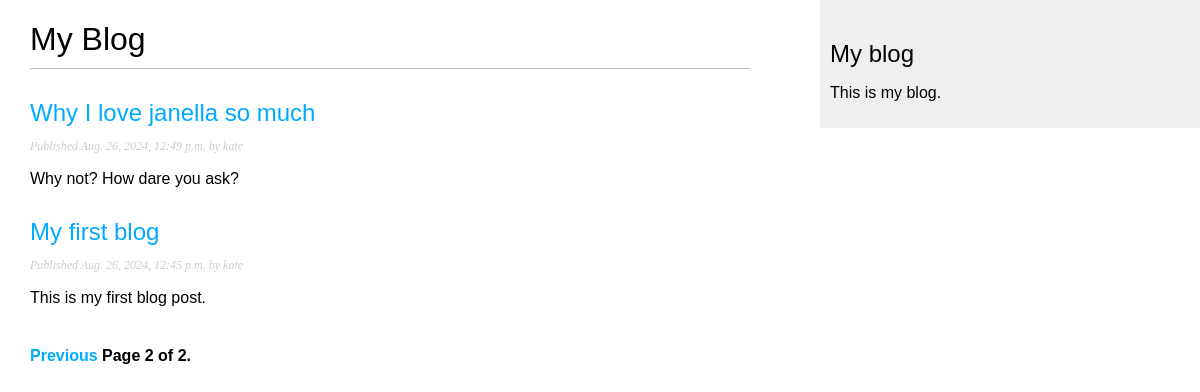
Screenshot of /blog/?page=2 with the database file from the repository.
### blog/models.py (models this page shows, shortened)
class Post(models.Model):
    class Status(models.TextChoices):
        DRAFT = 'DF', 'Draft'
        PUBLISHED = 'PB', 'Published'
    title = models.CharField(max_length=250)
    slug = models.SlugField(max_length=250,
                            unique_for_date='publish')
    author = models.ForeignKey(User,
                            on_delete=models.CASCADE,
                            related_name='blog_posts')
    body = models.TextField()
    publish = models.DateTimeField(default=timezone.now())
    created = models.DateTimeField(auto_now_add=True)
    update = models.DateTimeField(auto_now=True)
    status = models.CharField(max_length=2,
                            choices=Status.choices,
                            default=Status.DRAFT)
    objects = models.Manager()
    published = PublishedManager()
    class Meta:
        ordering = ['-publish']
        indexes=[
            models.Index(fields=['-publish'])
        ]
    def get_absolute_url(self):
        return reverse('blog:post_detail',args=[
            self.publish.year,
            self.publish.month,
            self.publish.day,
            self.slug])

### blog/views.py (the view)
# urls.py: path('', views.post_list, name='post_list'),
def post_list(request):
    post_list = Post.published.all()
    paginator = Paginator(post_list, 3)
    page_number = request.GET.get('page', 1)
    try:
        posts = paginator.page(page_number)
    except PageNotAnInteger:
        posts = paginator.page(1)
    except EmptyPage:
        posts = paginator.page(paginator.num_pages)
    return render(request,
                  'blog/post/list.html',
                  {'posts':posts})

### blog/models.py (called while the page is built)
    def get_queryset(self) -> models.QuerySet:
        return super().get_queryset()\
                    .filter(status=Post.Status.PUBLISHED)

### blog/templates/blog/post/list.html (shortened to what this page needs)
{% extends "blog/base.html" %}
{% block content %}
    <h1>My Blog</h1>
    {% for post in posts %}
        <h2>
            <a href="{{ post.get_absolute_url }}">
                {{ post.title }}
            </a>
        </h2>
        <p class="date">
            Published {{ post.publish }} by {{ post.author }}
        </p>
        {{ post.body|truncatewords:30|linebreaks }}
    {% endfor %}
    {% include "pagination.html" with page=posts %}
{% endblock %}

### blog/static/css/blog.css (style rules this page uses)
body { margin:0; padding:0; font-family:helvetica, sans-serif; }
a { color:#00abff; text-decoration:none; }
h1 { font-weight:normal; border-bottom:1px solid #bbb; padding:0 0 10px 0; }
h2 { font-weight:normal; margin:30px 0 0; }
p.date { color:#ccc; font-family: georgia, serif; font-size: 12px; font-style: italic; }

### rows the page displays
Post: title "Why I love janella so much", publish "Aug. 26, 2024, 12:49 p.m.", author "kate", body "Why not? How dare you ask?"
Post: title "My first blog", publish "Aug. 26, 2024, 12:45 p.m.", author "kate", body "This is my first blog post."

### other values shown
{{ page.number }} "2"
{{ page.paginator.num_pages }} "2"
